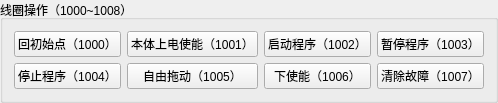
              <widget class="QGroupBox" name="groupBox_6">
               <property name="sizePolicy">
                <sizepolicy hsizetype="Preferred" vsizetype="Maximum">
                 <horstretch>0</horstretch>
                 <verstretch>0</verstretch>
                </sizepolicy>
               </property>
               <property name="title">
                <string>线圈操作（1000~1008）</string>
               </property>
               <layout class="QGridLayout" name="gridLayout_7">
                <item row="0" column="3">
                 <widget class="QPushButton" name="Coils_1003">
                  <property name="sizePolicy">
                   <sizepolicy hsizetype="Preferred" vsizetype="Fixed">
                    <horstretch>0</horstretch>
                    <verstretch>0</verstretch>
                   </sizepolicy>
                  </property>
                  <property name="text">
                   <string>暂停程序（1003）</string>
                  </property>
                 </widget>
                </item>
                <item row="1" column="3">
                 <widget class="QPushButton" name="Coils_1007">
                  <property name="sizePolicy">
                   <sizepolicy hsizetype="Preferred" vsizetype="Fixed">
                    <horstretch>0</horstretch>
                    <verstretch>0</verstretch>
                   </sizepolicy>
                  </property>
                  <property name="text">
                   <string>清除故障（1007）</string>
                  </property>
                 </widget>
                </item>
                <item row="0" column="1">
                 <widget class="QPushButton" name="Coils_1001">
                  <property name="sizePolicy">
                   <sizepolicy hsizetype="Preferred" vsizetype="Fixed">
                    <horstretch>0</horstretch>
                    <verstretch>0</verstretch>
                   </sizepolicy>
                  </property>
                  <property name="text">
                   <string>本体上电使能（1001）</string>
                  </property>
                 </widget>
                </item>
                <item row="1" column="0">
                 <widget class="QPushButton" name="Coils_1004">
                  <property name="sizePolicy">
                   <sizepolicy hsizetype="Preferred" vsizetype="Fixed">
                    <horstretch>0</horstretch>
                    <verstretch>0</verstretch>
                   </sizepolicy>
                  </property>
                  <property name="text">
                   <string>停止程序（1004）</string>
                  </property>
                 </widget>
                </item>
                <item row="1" column="1">
                 <widget class="QPushButton" name="Coils_1005">
                  <property name="sizePolicy">
                   <sizepolicy hsizetype="Preferred" vsizetype="Fixed">
                    <horstretch>0</horstretch>
                    <verstretch>0</verstretch>
                   </sizepolicy>
                  </property>
                  <property name="text">
                   <string>自由拖动（1005）</string>
                  </property>
                 </widget>
                </item>
                <item row="1" column="2">
                 <widget class="QPushButton" name="Coils_1006">
                  <property name="sizePolicy">
                   <sizepolicy hsizetype="Preferred" vsizetype="Fixed">
                    <horstretch>0</horstretch>
                    <verstretch>0</verstretch>
                   </sizepolicy>
                  </property>
                  <property name="text">
                   <string>下使能（1006）</string>
                  </property>
                 </widget>
                </item>
                <item row="0" column="0">
                 <widget class="QPushButton" name="Coils_1000">
                  <property name="sizePolicy">
                   <sizepolicy hsizetype="Preferred" vsizetype="Fixed">
                    <horstretch>0</horstretch>
                    <verstretch>0</verstretch>
                   </sizepolicy>
                  </property>
                  <property name="text">
                   <string>回初始点（1000）</string>
                  </property>
                 </widget>
                </item>
                <item row="0" column="2">
                 <widget class="QPushButton" name="Coils_1002">
                  <property name="sizePolicy">
                   <sizepolicy hsizetype="Preferred" vsizetype="Fixed">
                    <horstretch>0</horstretch>
                    <verstretch>0</verstretch>
                   </sizepolicy>
                  </property>
                  <property name="text">
                   <string>启动程序（1002）</string>
                  </property>
                 </widget>
                </item>
               </layout>
              </widget>
